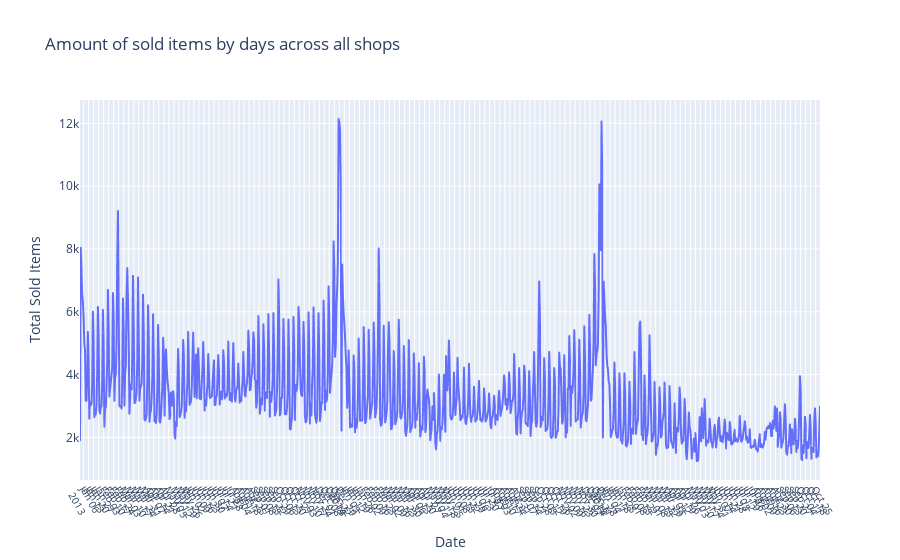

The notebook cell saved with this chart:
### Markdown cell above
Interactive plot:

### Code cell
#daily_sales = sales.groupby('date')['item_cnt_day'].sum()
data = sales.groupby('date')['item_cnt_day'].sum().reset_index()
fig = px.line(
    data,
    x='date',
    y='item_cnt_day',
    title='Amount of sold items by days across all shops',
    labels={'date': 'Date', 'item_cnt_day': 'Total Sold Items'},
)
fig.update_layout(
    xaxis=dict(
        tickmode='linear',
        dtick=7 * 24 * 60 * 60 * 1000,
        tickformat="%b %d\n%Y",  
        tickfont=dict(size=10),
        tickangle = 60
    )
)
fig.show()

### Figure 1 — Plotly figure (JSON) as saved in the notebook; plotly's stock layout.template omitted (floating-point values rounded to 4 significant figures; data arrays with more than 128 entries replaced by an {"elided": "..."} marker saying what was removed)
{"data": [{"hovertemplate": "Date=%{x}<br>Total Sold Items=%{y}<extra></extra>", "legendgroup": "", "line": {"color": "#636efa", "dash": "solid"}, "marker": {"symbol": "circle"}, "mode": "lines", "name": "", "showlegend": false, "type": "scattergl", "x": {"elided": "1034 str values"}, "xaxis": "x", "y": {"elided": "1034 int values"}, "yaxis": "y"}], "layout": {"legend": {"tracegroupgap": 0}, "title": {"text": "Amount of sold items by days across all shops"}, "xaxis": {"anchor": "y", "domain": [0, 1], "dtick": 604800000, "tickangle": 60, "tickfont": {"size": 10}, "tickformat": "%b %d\n%Y", "tickmode": "linear", "title": {"text": "Date"}}, "yaxis": {"anchor": "x", "domain": [0, 1], "title": {"text": "Total Sold Items"}}}}
